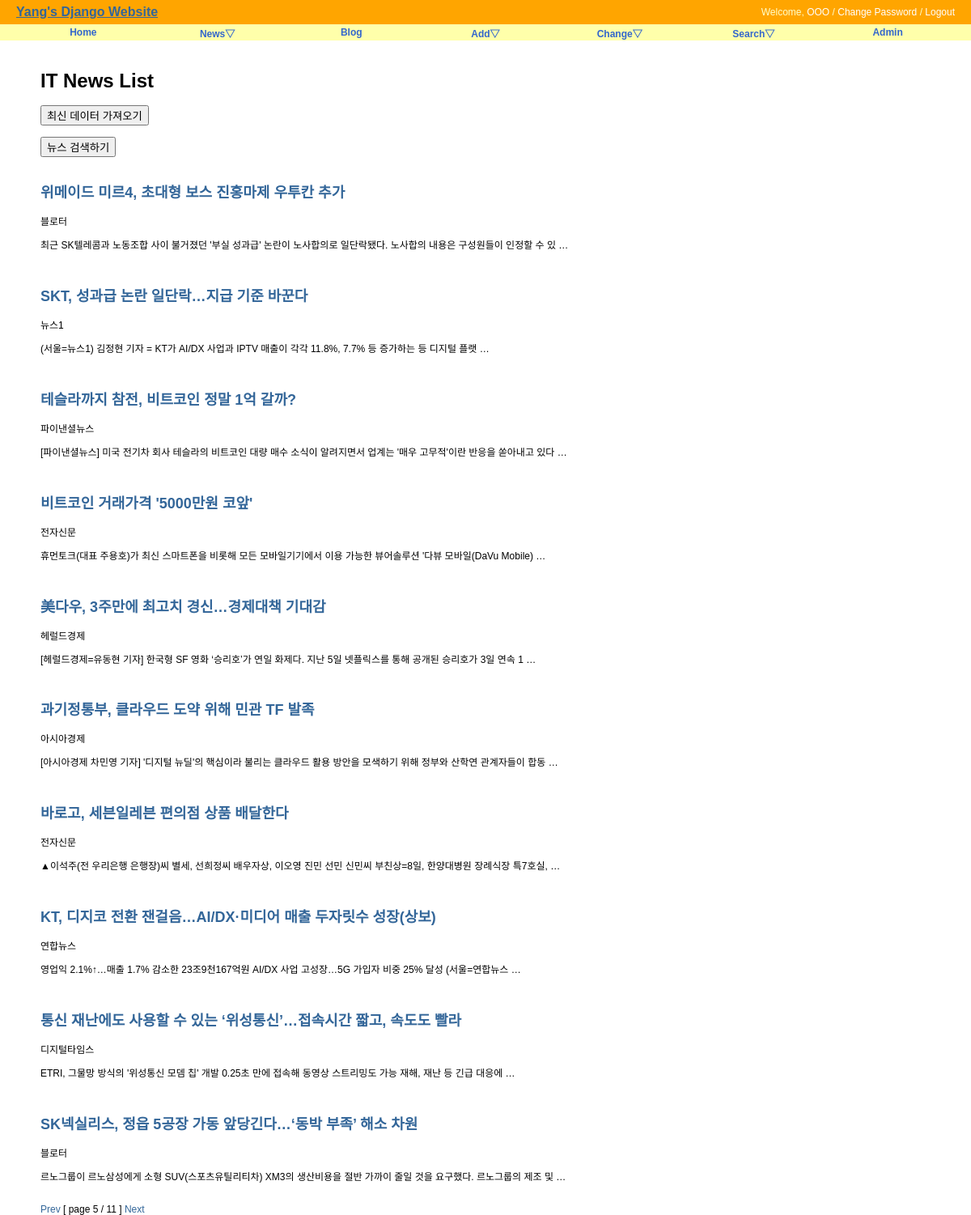
Page /news/?page=5 on the committed database.
### news/models.py (models this page shows, shortened)
class New(models.Model):
    title = models.CharField('TITLE', max_length=300, help_text='news title')
    writer = models.CharField('WRITER', max_length=100, help_text='publisher')
    preview = models.TextField('PREVIEW', unique=True)
    published_date = models.DateTimeField(default=timezone.now)
    class Meta:
        verbose_name = 'new'
        verbose_name_plural = 'news'
        db_table = 'news_new'
        ordering = ('-published_date',)

### news/views.py (the view)
# urls.py: path('', NewsLV.as_view(), name='index'),
class NewsLV(ListView):
    model = New
    template_name = "news/news_all.html"
    context_object_name = "news"
    paginate_by = 10

### news/templates/news/news_all.html (shortened to what this page needs)
{% extends "base.html" %}
{% block content %}
<div id="content">
  <h1>IT News List</h1>
  <form action="{% url "news:news_list" %}" method="POST">
    <input type="submit" value="최신 데이터 가져오기" />
  </form><br/>
  <form action="{% url "news:search" %}" method="POST">
    <input type="submit" value="뉴스 검색하기" />
  </form><br/>
  {% for new in news %}
  <h2><a href="{% url 'news:news_detail' new.id %}">
      {{ new.title }}</a></h2>
      {{ new.writer}}
      <p>{{ new.preview }}</p>
      <br/>
  {% endfor %}
  <div>
    {% if page_obj.has_previous %}
    <a href="?page={{ page_obj.previous_page_number }}">Prev</a>
    {% endif %} [ page {{ page_obj.number }} / {{page_obj.paginator.num_pages }} ]
    {% if page_obj.has_next %}
    <a href="?page={{ page_obj.next_page_number }}">Next</a>
    {% endif %}
  </div>
</div>
{% endblock %}

### static/css/base.css (style rules this page uses)
body { font-family: "Lucida Grande", Verdana, Arial, sans-serif; font-size: 12px; }
div#content { position: absolute; top: 70px; left: 50px; right: 50px; }
a:link, a:visited { color: #369; text-decoration: none; }

### rows in the picture
New: title "위메이드 미르4, 초대형 보스 진홍마제 우투칸 추가", writer "블로터", preview "최근 SK텔레콤과 노동조합 사이 불거졌던 '부실 성과급' 논란이 노사합의로 일단락됐다. 노사합의 내용은 구성원들이 인정할 수 있 …"
New: title "SKT, 성과급 논란 일단락…지급 기준 바꾼다", writer "뉴스1", preview "(서울=뉴스1) 김정현 기자 = KT가 AI/DX 사업과 IPTV 매출이 각각 11.8%, 7.7% 등 증가하는 등 디지털 플랫 …"
New: title "테슬라까지 참전, 비트코인 정말 1억 갈까?", writer "파이낸셜뉴스", preview "[파이낸셜뉴스] 미국 전기차 회사 테슬라의 비트코인 대량 매수 소식이 알려지면서 업계는 '매우 고무적'이란 반응을 쏟아내고 있다 …"
New: title "비트코인 거래가격 '5000만원 코앞'", writer "전자신문", preview "휴먼토크(대표 주용호)가 최신 스마트폰을 비롯해 모든 모바일기기에서 이용 가능한 뷰어솔루션 '다뷰 모바일(DaVu Mobile) …"
New: title "美다우, 3주만에 최고치 경신…경제대책 기대감", writer "헤럴드경제", preview "[헤럴드경제=유동현 기자] 한국형 SF 영화 ‘승리호’가 연일 화제다. 지난 5일 넷플릭스를 통해 공개된 승리호가 3일 연속 1 …"
New: title "과기정통부, 클라우드 도약 위해 민관 TF 발족", writer "아시아경제", preview "[아시아경제 차민영 기자] '디지털 뉴딜'의 핵심이라 불리는 클라우드 활용 방안을 모색하기 위해 정부와 산학연 관계자들이 합동 …"
New: title "바로고, 세븐일레븐 편의점 상품 배달한다", writer "전자신문", preview "▲이석주(전 우리은행 은행장)씨 별세, 선희정씨 배우자상, 이오영 진민 선민 신민씨 부친상=8일, 한양대병원 장례식장 특7호실, …"
New: title "KT, 디지코 전환 잰걸음…AI/DX·미디어 매출 두자릿수 성장(상보)", writer "연합뉴스", preview "영업익 2.1%↑…매출 1.7% 감소한 23조9천167억원 AI/DX 사업 고성장…5G 가입자 비중 25% 달성 (서울=연합뉴스 …"
New: title "통신 재난에도 사용할 수 있는 ‘위성통신’…접속시간 짧고, 속도도 빨라", writer "디지털타임스", preview "ETRI, 그물망 방식의 '위성통신 모뎀 칩' 개발 0.25초 만에 접속해 동영상 스트리밍도 가능 재해, 재난 등 긴급 대응에 …"
New: title "SK넥실리스, 정읍 5공장 가동 앞당긴다…‘동박 부족’ 해소 차원", writer "블로터", preview "르노그룹이 르노삼성에게 소형 SUV(스포츠유틸리티차) XM3의 생산비용을 절반 가까이 줄일 것을 요구했다. 르노그룹의 제조 및 …"

### other values in the picture
{{ page_obj.number }} "5"
{{ page_obj.paginator.num_pages }} "11"
